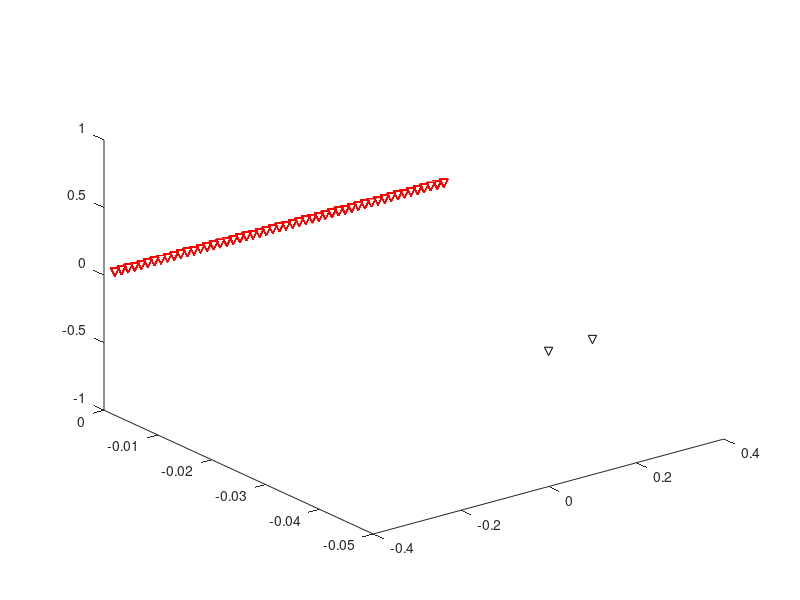

Here is the MATLAB script that generated this plot: (Note: this script raises an error after producing the figure.)
clear all
close all
clc

% Parameters
nbf = 101;                  % number of frequency samples
f = linspace(15e9,20e9,nbf); % frequency vector
c = 3e8;                     % speed of light
k = 2*pi*f/c;                % wavenumber
df = f(2)-f(1);              % frequency resolution
t = linspace(0,1/df,nbf);    % time vector

% Transmit antenna
xT = 0;
yT = -0.05;
zT = 0;

xT2 = 0.1;
yT2 = -0.05;
zT2 = 0;

xF = [xT xT2];
yF = [yT yT2];
zF = [zT zT2];

% Receive array horizontal
dxR = c/f(end);            % receive antenna array sampling
nbR = 51;                   % number of antennas
xR = (1:nbR)*dxR;            % receive array coordinates
xR = xR - mean(xR);          % centered on x = 0;
yR = xR .*0;                 % receive array on the plane y = 0;

% Receive array vertical
dzR = c/f(end);            % receive antenna array sampling
nbR = 51;                   % number of antennas
zR = (1:nbR)*dzR;            % receive array coordinates
zR = zR - mean(zR);          % centered on x = 0;
yR = zR .*0;                 % receive array on the plane y = 0;

zees = zeros(numel(xR));

% Circle target

xCenter = 0;
yCenter = 0.9;
zCenter = 0;
theta = 0 : 0.01 : 2*pi;
radius = 0.2;
xa = radius * cos(theta) + xCenter;
za = radius * sin(theta) + zCenter;
ya = zeros(numel(xa)) + yCenter;
SigC = ones(numel(xa));

S = zeros(nbR, numel(f));
for mC = 1:numel(xa)
    rT = sqrt((xF(1)-xa(mC)).^2 + (yF(1)-ya(mC)).^2 + (zF(1)-za(mC)).^2); % distance from transmit antennas to target(s)
    rR = sqrt((xR-xa(mC)).^2 + (yR-ya(mC)).^2 + (zR-za(mC)).^2); % distance from targets to the receive antenna
    for mf = 1:numel(f)
        S(:,mf) = S(:,mf) + (exp(-1j*k(mf)*rT)./sqrt(rT) .* SigC(mC) .* exp(-1j*k(mf)*rR)./sqrt(rR)).'; % interaction of the transmit waves with the target(s) and measurement
    end
end

s = (ifft(ifftshift(S,2),[],2));

% Reconstruction grid (should be defined according to the resolution)
x = linspace(-0.4,0.4,41);
y = linspace(0.1,1.1,41);
z = linspace(-0.4,0.4,41);

% Computation of the transfer (Green) matrix (horizontal)
[XR,F,X,Y] = ndgrid(single(xR),single(f),single(x),single(y));
G = exp(-1j*(2*pi*F/c).* ((sqrt((xF(1)-X).^2 + (yF(1)-Y).^2)+(sqrt((XR-X).^2 + (yR(1)-Y).^2)))));
G = reshape(G,[numel(xR)*numel(f),numel(x)*numel(y)]);

% Computation of the transfer (Green) matrix (vertical)
[ZR,F,Y,Z] = ndgrid(single(zR),single(f),single(y),single(z));
G_d = exp(-1j*(2*pi*F/c).* ((sqrt((zF(1)-Z).^2 + (yF(1)-Y).^2)+(sqrt((ZR-Z).^2 + (yR(1)-Y).^2)))));
G_d = reshape(G_d,[numel(zR)*numel(f),numel(z)*numel(y)]);

% Reconstruction by matched filtering (phase compensation) (horizontal)
Im = G'*S(:);
Im = reshape(Im,[numel(x),numel(y)]); %from vector to matrix format

% Reconstruction by matched filtering (phase compensation) (vertical)
Im_d = G_d'*S(:);
Im_d = reshape(Im_d,[numel(z),numel(y)]); %from vector to matrix format

figure;
plot3(xF(1),yF(1),0,'kv')
hold on
plot3(xF(2),yF(2),0,'kv')
plot3(xR,yR,zees,'rv')
plot3(zees,yR,zR,'rv')
plot3(xa, ya, za)
hold off
legend('Transmit antenna','Receive antennas','Target(s)')
grid on
xlabel('x (m)')
ylabel('y (m)')
zlabel('z (m)')
daspect([1 1 1])
ylim([-0.1 1])
xlim([-0.4 0.4])
zlim([-0.4 0.4])

figure;
subplot(2,3,1)
pcolor(xR,f/1e9,abs(S).')
shading flat
xlabel('x (m)')
ylabel('f (GHz)')
title('Magnitude of S(f)')

subplot(2,3,2)
pcolor(xR,f/1e9,angle(S).')
shading flat
xlabel('x (m)')
ylabel('f (GHz)')
title('Phase of S(f)')

subplot(2,3,3)
pcolor(xR,t*1e9,abs(s).')
shading flat
xlabel('x (m)')
ylabel('t (ns)')
title('Magnitude of s(t)')

subplot(2,3,4)
pcolor(x,y,abs(Im).')
shading flat
xlabel('x (m)')
ylabel('y (m)')
title('Reconstructed image')

subplot(2,3,5)
pcolor(y,z,abs(Im_d).')
shading flat
xlabel('z (m)')
ylabel('y (m)')
title('Reconstructed image')

figure;
plot3(xa, ya, za)
grid
xlabel('x (m)')
ylabel('y (m)')
zlabel('z (m)')
